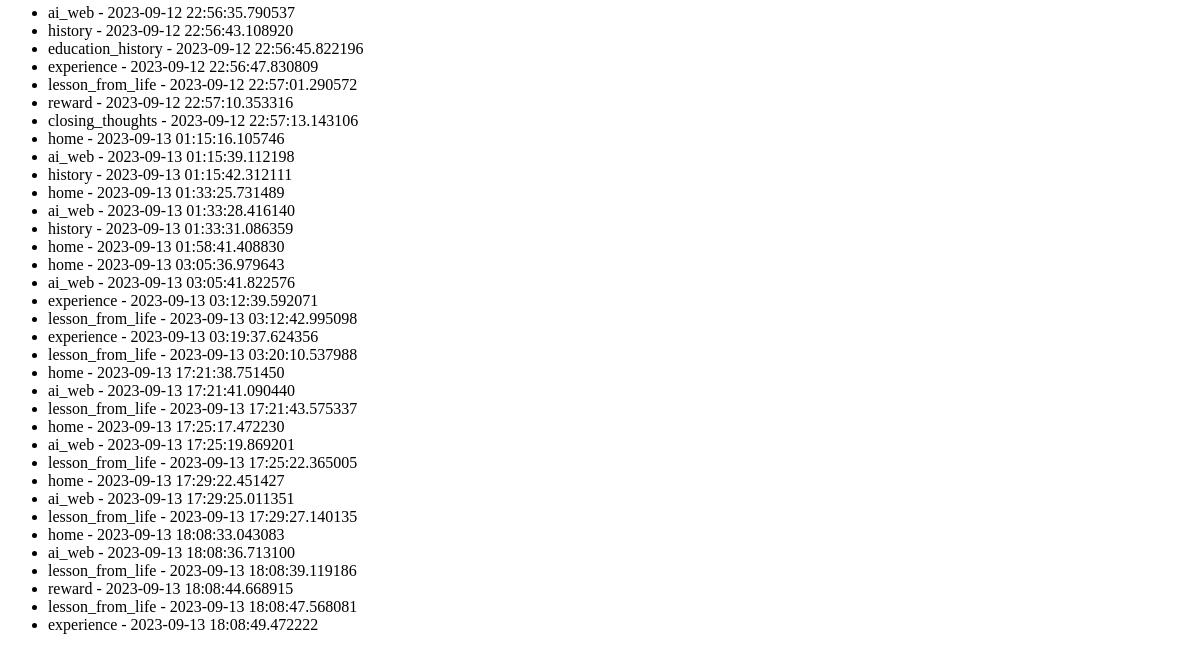
Before: /view_visits (lower part) with the older database file.
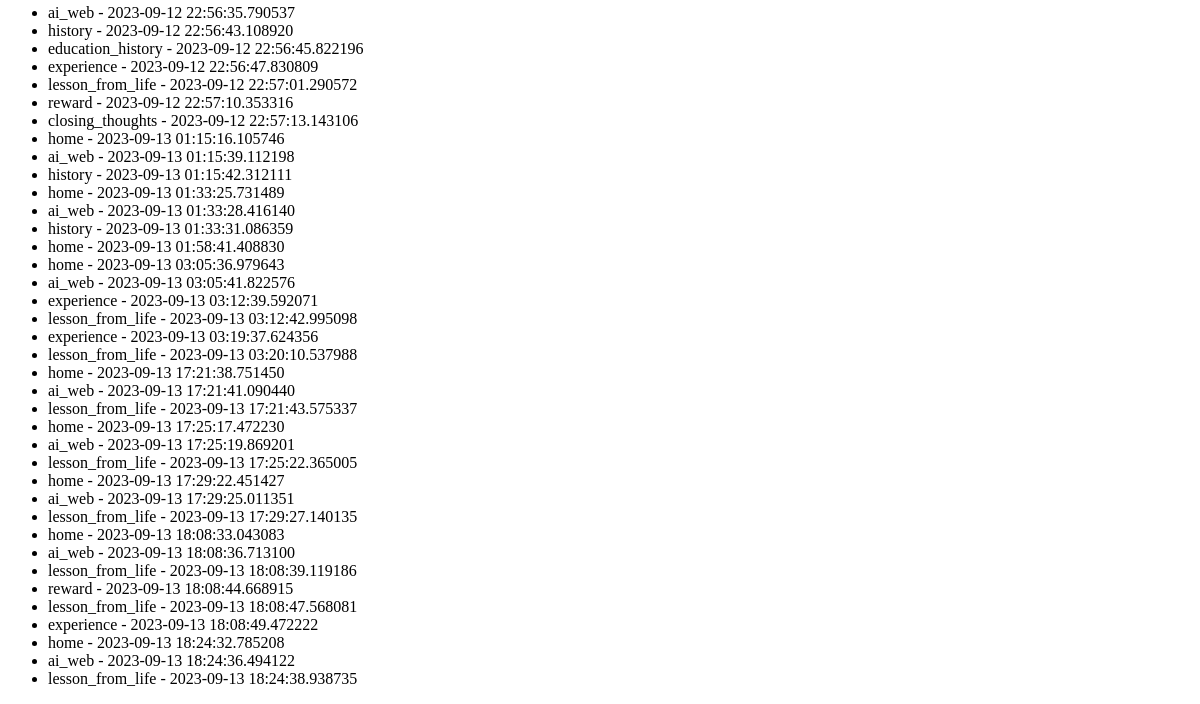
After: the same page with the newer database file.
### app.py (models this page shows)
class Visit(db.Model):
    id = db.Column(db.Integer, primary_key=True)
    timestamp = db.Column(db.DateTime, nullable=False, default=datetime.utcnow)
    page_name = db.Column(db.String(100), nullable=False)

### app.py (the view)
@app.route('/view_visits')
def view_visits():
    visits = Visit.query.all()
    return render_template('view_visits.html', visits=visits)

### templates/view_visits.html (shortened to what this page needs)
<!DOCTYPE html>
<html lang="en">
<head>
</head>
<body>
    <ul>
        {% for visit in visits %}
            <li>{{ visit.page_name }} - {{ visit.timestamp }}</li>
        {% endfor %}
    </ul>
</body>
</html>

Changed rows visible on the page:
added Visit: page_name "home", timestamp "2023-09-13 18:24:32.785208"
added Visit: page_name "ai_web", timestamp "2023-09-13 18:24:36.494122"
added Visit: page_name "lesson_from_life", timestamp "2023-09-13 18:24:38.938735"
